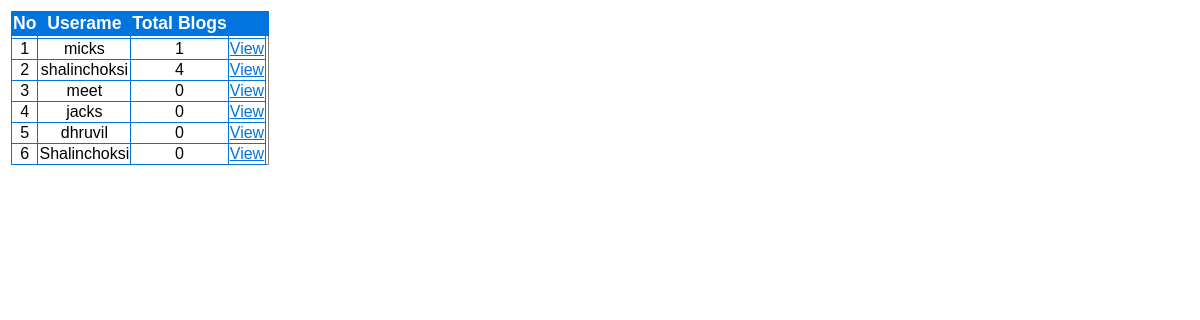
/blog/admin_blogbyuser.php, run on the app's committed database.
### tables this page shows
CREATE TABLE IF NOT EXISTS `user_detail` (
  `Id` int(10) NOT NULL AUTO_INCREMENT,
  `fname` varchar(20) NOT NULL,
  `lname` varchar(20) NOT NULL,
  `age` int(11) NOT NULL,
  `dob` date NOT NULL,
  `gender` varchar(6) NOT NULL,
  `cnum` bigint(15) NOT NULL,
  `Username` varchar(20) NOT NULL,
  `emailid` varchar(30) NOT NULL,
  `password` varchar(15) NOT NULL,
  `datetime` datetime NOT NULL,
  `force_new_pw` int(11) NOT NULL DEFAULT '0',
  PRIMARY KEY (`Id`)
);

### blog/admin_blogbyuser.php (the view, shortened to what this page needs)
<!DOCTYPE html PUBLIC "-//W3C//DTD XHTML 1.0 Transitional//EN" "http://www.w3.org/TR/xhtml1/DTD/xhtml1-transitional.dtd">
<html xmlns="http://www.w3.org/1999/xhtml">
<head>
  <link type="text/css" rel="stylesheet" href="1.css" />
  <link type="text/css" rel="stylesheet" href="2.css" />
</head>
<body>
<form action="#" method="POST" >
  <table>
    <tr>
      <td>
  <?php
include 'connection.php';
$result = mysqli_query($con, "SELECT * FROM user_detail");
echo "<table border='' id='table'>";
echo "<tr>";
echo "<th><b>No</b></th>";
echo "<th><b>Userame<b></th>";
echo "<th><b>Total Blogs</b></th>";
echo "<th></th>";
echo "<th></th>";
echo "</tr>";
echo "<tr>";
echo "<td></td>";
echo "<td></td>";
echo "<td></td>";
echo "<td></td>";
echo "</tr>";
$i = 1;
While ($row = mysqli_fetch_array($result)) {
    $uid        = $row['Id'];
    $sql1       = "select * from blog where uid=$uid";
    $userresult = mysqli_query($con, $sql1);
    $num        = mysqli_num_rows($userresult);
    echo "<tr><td>$i</td>";
    echo "<td >" . $row['Username'] . "</td>";
    echo "<td >" . $num . "</td>";
    echo "<td ><a href=admin.php?d=" . $row['Id'] . "&file=admin_userblog.php>View</a></td>";
    $i++;
}
echo "</tr>";
echo "</font></table>";
?>
  </td>
</tr>
</table>
</body>
</html>

### blog/1.css (style rules this page uses)
a, a:visited, a:active { color: #0174DF; }
#table { font-family:"Trebuchet MS", Arial, Helvetica, sans-serif; width:100%; border-collapse:collapse; text-align:center; }
#table th,#table td { font-size:1em; border:1px solid #0174DF; }
#table th { font-size:1.1em; background-color:#0174DF; color:#ffffff; }

### data on the page
user_detail: Username "micks", num "1"
user_detail: Username "shalinchoksi", num "4"
user_detail: Username "meet", num "0"
user_detail: Username "jacks", num "0"
user_detail: Username "dhruvil", num "0"
user_detail: Username "Shalinchoksi", num "0"
